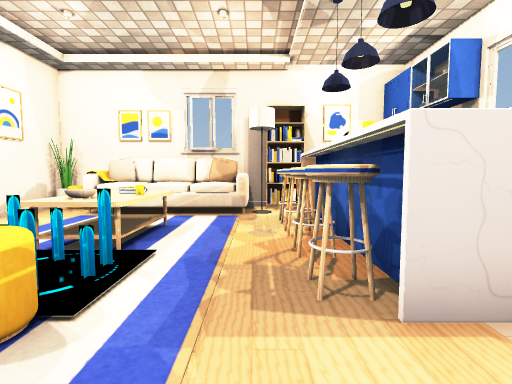
[1] (above)

15 first-person views from a walk through a scene from a Unity 3-D project. The camera is 0.64 m above the floor, tilts 4° down and sees 85° across. The floor is counted in squares, 0.5 m on a side. Each view is taken from the middle of a square. On the plan, view 1 faces up. The plan holds only what a view shows up to about 13 squares ahead; the rest is blank. The player is left out. Some surface patterns are stand-ins.

[2]
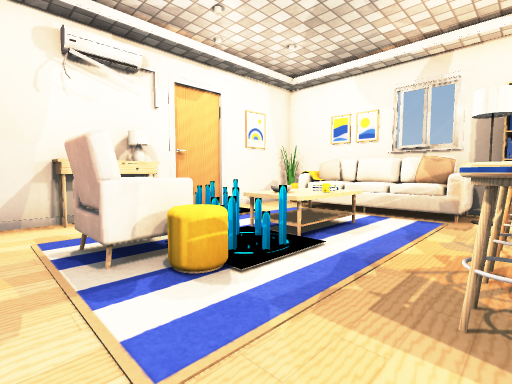

[3]
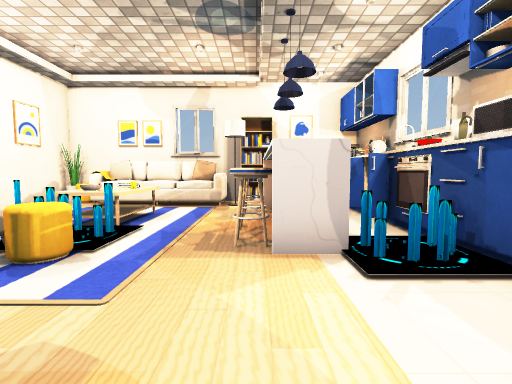

[4]
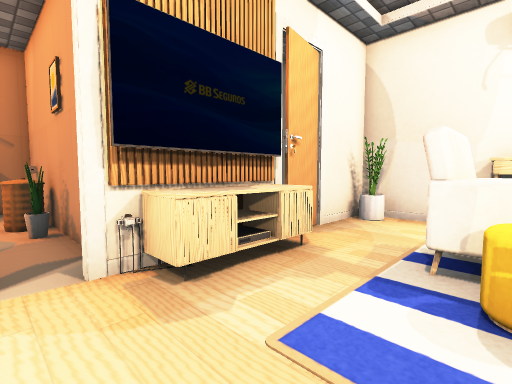

[5]
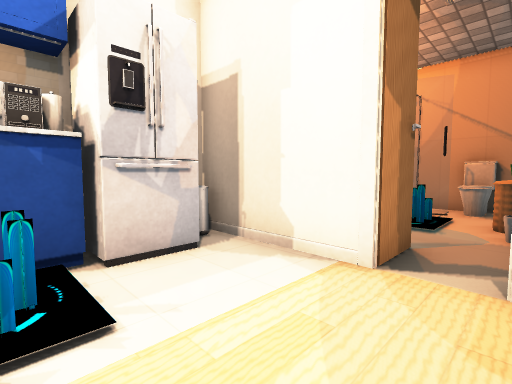

[6]
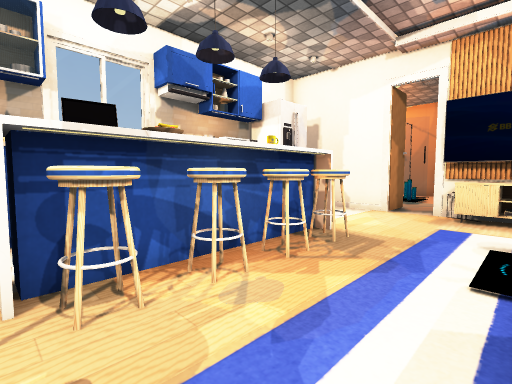

[7]
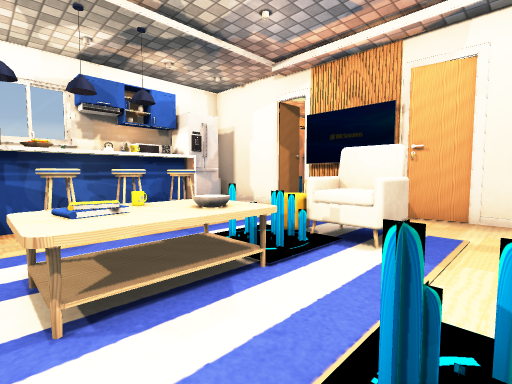

[8]
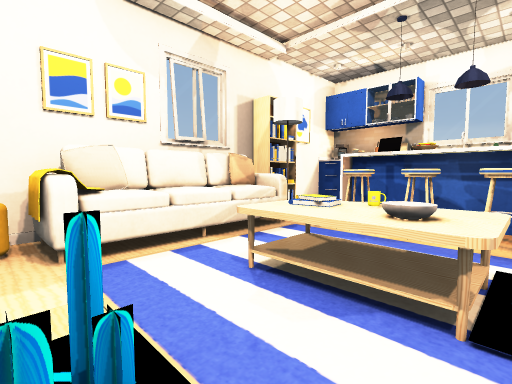

[9]
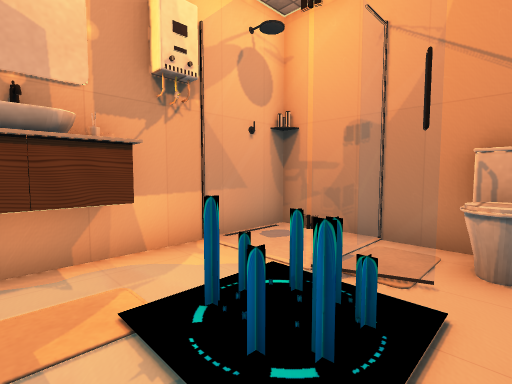

[10]
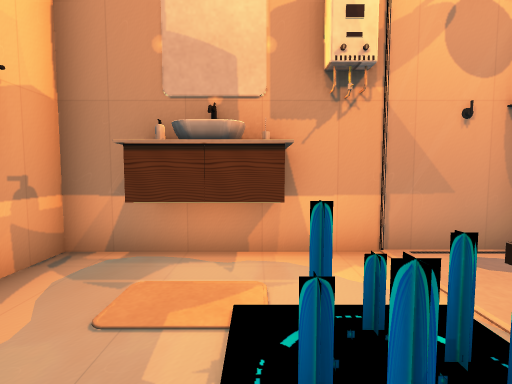

[11]
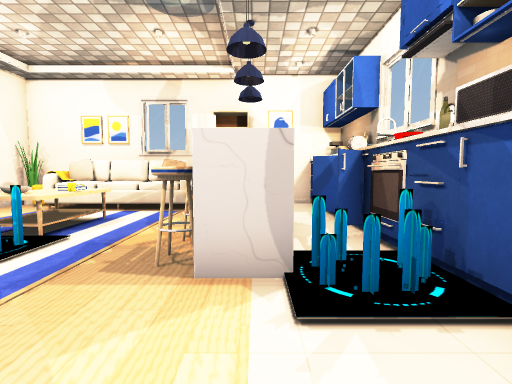

[12]
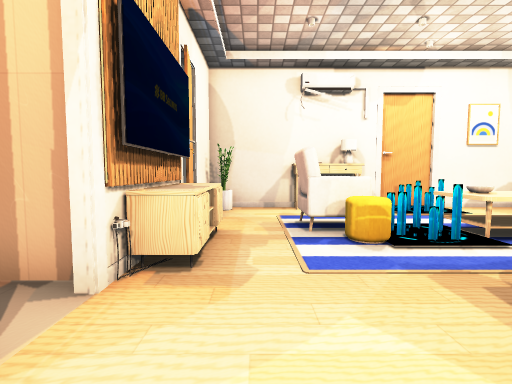

[13]
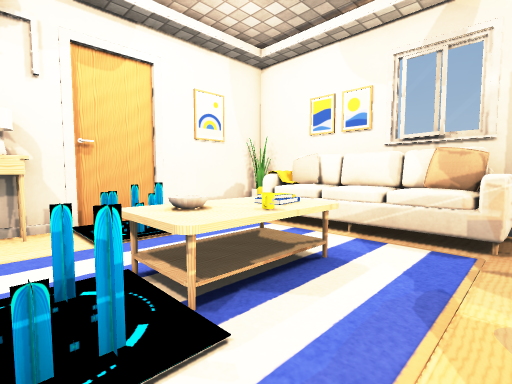

[14]
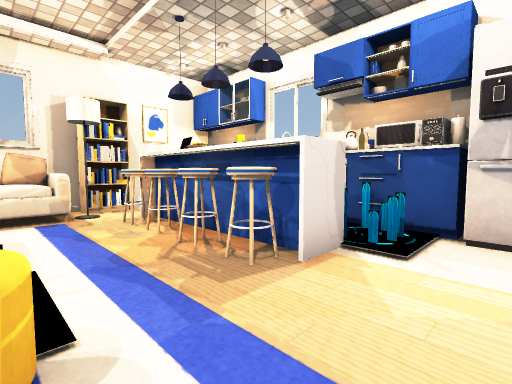

[15]
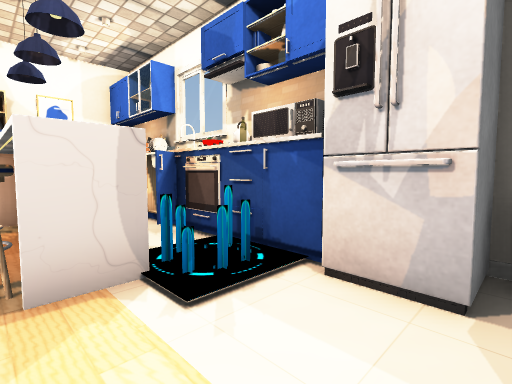

### Floor plan
Key: @ floor where view 1 was taken; # wall or solid block; . main floor; : floor 0.05 m higher than the main floor; = window, fence, low wall or low ledge; ~ water the walk can cross; ≈ water the walk keeps out of; O other object.
Columns run from 7 left of view 1 to 6 right of it. Each row starts with its distance up from view 1.
 11 #############
 10 OOOOOOOOOO OO
  9 #OOOOOOO    O
  8 #.......OO.OO
  7 #...OO .OO.OO
  6 #=.OOO .OO.OO
  5 #=.OOO .OO.O
  4 #...OO .OO.OO
  3 O...== .OO=OO#
  2 O..OOO ..O=OO#
  1 #..OO......###
  0 #......@...##
 -1 #O..OOO....##
 -2 ########.#####
 -3        #. .~O#
 -4        #~~~.O#
 -5        #~:≈.O#
 -6        #O==~.#
 -7        ##=≈O=#
 -8        #OO..≈#
 -9        #OO####

Positions as (right, up) in squares from view 1, and headings:
1: (0, 0), facing up
2: (1, 0), facing up-left
3: (1, -2), facing up
4: (1, 2), facing down-left
5: (0, 2), facing down-right
6: (-2, 8), facing down-right
7: (-6, 7), facing down-right
8: (-6, 4), facing up-right
9: (1, -4), facing down-right
10: (1, -5), facing right
11: (2, -1), facing up
12: (3, 0), facing left
13: (0, 3), facing up-left
14: (-2, 0), facing up-right
15: (1, -1), facing up-right
